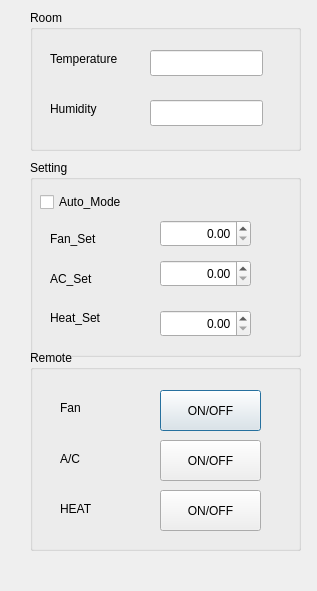
<?xml version="1.0" encoding="UTF-8"?>
<ui version="4.0">
 <class>Dialog</class>
 <widget class="QDialog" name="Dialog">
  <property name="geometry">
   <rect>
    <x>0</x>
    <y>0</y>
    <width>317</width>
    <height>591</height>
   </rect>
  </property>
  <property name="windowTitle">
   <string>Dialog</string>
  </property>
  <widget class="QGroupBox" name="groupBox">
   <property name="geometry">
    <rect>
     <x>30</x>
     <y>10</y>
     <width>271</width>
     <height>141</height>
    </rect>
   </property>
   <property name="title">
    <string>Room</string>
   </property>
   <widget class="QLineEdit" name="TempEdit">
    <property name="geometry">
     <rect>
      <x>120</x>
      <y>40</y>
      <width>113</width>
      <height>26</height>
     </rect>
    </property>
    <property name="readOnly">
     <bool>true</bool>
    </property>
   </widget>
   <widget class="QLineEdit" name="HumidEdit">
    <property name="geometry">
     <rect>
      <x>120</x>
      <y>90</y>
      <width>113</width>
      <height>26</height>
     </rect>
    </property>
    <property name="readOnly">
     <bool>true</bool>
    </property>
   </widget>
   <widget class="QLabel" name="label">
    <property name="geometry">
     <rect>
      <x>20</x>
      <y>40</y>
      <width>91</width>
      <height>18</height>
     </rect>
    </property>
    <property name="text">
     <string>Temperature</string>
    </property>
   </widget>
   <widget class="QLabel" name="label_2">
    <property name="geometry">
     <rect>
      <x>20</x>
      <y>90</y>
      <width>91</width>
      <height>18</height>
     </rect>
    </property>
    <property name="text">
     <string>Humidity</string>
    </property>
   </widget>
  </widget>
  <widget class="QGroupBox" name="groupBox_2">
   <property name="geometry">
    <rect>
     <x>30</x>
     <y>350</y>
     <width>271</width>
     <height>201</height>
    </rect>
   </property>
   <property name="title">
    <string>Remote</string>
   </property>
   <widget class="QLabel" name="label_3">
    <property name="geometry">
     <rect>
      <x>30</x>
      <y>48</y>
      <width>66</width>
      <height>20</height>
     </rect>
    </property>
    <property name="text">
     <string>Fan</string>
    </property>
   </widget>
   <widget class="QPushButton" name="btnFan">
    <property name="geometry">
     <rect>
      <x>130</x>
      <y>40</y>
      <width>101</width>
      <height>41</height>
     </rect>
    </property>
    <property name="text">
     <string>ON/OFF</string>
    </property>
   </widget>
   <widget class="QPushButton" name="btnAC">
    <property name="geometry">
     <rect>
      <x>130</x>
      <y>90</y>
      <width>101</width>
      <height>41</height>
     </rect>
    </property>
    <property name="text">
     <string>ON/OFF</string>
    </property>
   </widget>
   <widget class="QLabel" name="label_4">
    <property name="geometry">
     <rect>
      <x>30</x>
      <y>100</y>
      <width>66</width>
      <height>18</height>
     </rect>
    </property>
    <property name="text">
     <string>A/C</string>
    </property>
   </widget>
   <widget class="QPushButton" name="btnHeat">
    <property name="geometry">
     <rect>
      <x>130</x>
      <y>140</y>
      <width>101</width>
      <height>41</height>
     </rect>
    </property>
    <property name="text">
     <string>ON/OFF</string>
    </property>
   </widget>
   <widget class="QLabel" name="label_5">
    <property name="geometry">
     <rect>
      <x>30</x>
      <y>150</y>
      <width>66</width>
      <height>18</height>
     </rect>
    </property>
    <property name="text">
     <string>HEAT</string>
    </property>
   </widget>
  </widget>
  <widget class="QGroupBox" name="groupBox_3">
   <property name="geometry">
    <rect>
     <x>30</x>
     <y>160</y>
     <width>271</width>
     <height>197</height>
    </rect>
   </property>
   <property name="title">
    <string>Setting</string>
   </property>
   <widget class="QDoubleSpinBox" name="spinFan">
    <property name="geometry">
     <rect>
      <x>130</x>
      <y>60</y>
      <width>91</width>
      <height>27</height>
     </rect>
    </property>
    <property name="alignment">
     <set>Qt::AlignRight|Qt::AlignTrailing|Qt::AlignVCenter</set>
    </property>
   </widget>
   <widget class="QCheckBox" name="checkAuto">
    <property name="geometry">
     <rect>
      <x>10</x>
      <y>30</y>
      <width>101</width>
      <height>24</height>
     </rect>
    </property>
    <property name="text">
     <string>Auto_Mode</string>
    </property>
   </widget>
   <widget class="QDoubleSpinBox" name="spinAC">
    <property name="geometry">
     <rect>
      <x>130</x>
      <y>100</y>
      <width>91</width>
      <height>27</height>
     </rect>
    </property>
    <property name="alignment">
     <set>Qt::AlignRight|Qt::AlignTrailing|Qt::AlignVCenter</set>
    </property>
   </widget>
   <widget class="QDoubleSpinBox" name="spinHeat">
    <property name="geometry">
     <rect>
      <x>130</x>
      <y>150</y>
      <width>91</width>
      <height>27</height>
     </rect>
    </property>
    <property name="alignment">
     <set>Qt::AlignRight|Qt::AlignTrailing|Qt::AlignVCenter</set>
    </property>
   </widget>
   <widget class="QLabel" name="label_6">
    <property name="geometry">
     <rect>
      <x>20</x>
      <y>70</y>
      <width>66</width>
      <height>18</height>
     </rect>
    </property>
    <property name="text">
     <string>Fan_Set</string>
    </property>
   </widget>
   <widget class="QLabel" name="label_7">
    <property name="geometry">
     <rect>
      <x>20</x>
      <y>110</y>
      <width>66</width>
      <height>18</height>
     </rect>
    </property>
    <property name="text">
     <string>AC_Set</string>
    </property>
   </widget>
   <widget class="QLabel" name="label_8">
    <property name="geometry">
     <rect>
      <x>20</x>
      <y>150</y>
      <width>66</width>
      <height>16</height>
     </rect>
    </property>
    <property name="text">
     <string>Heat_Set</string>
    </property>
   </widget>
  </widget>
 </widget>
 <resources/>
 <connections/>
</ui>
